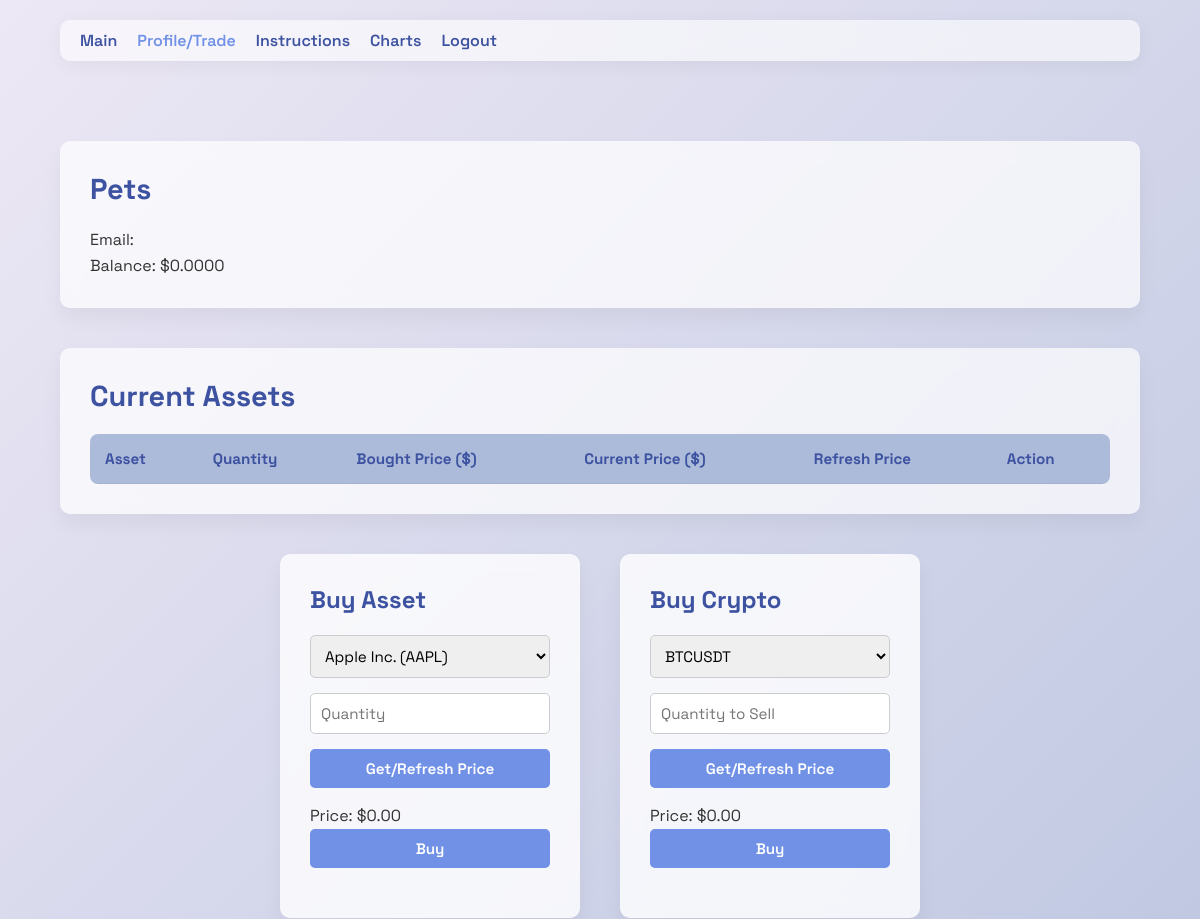
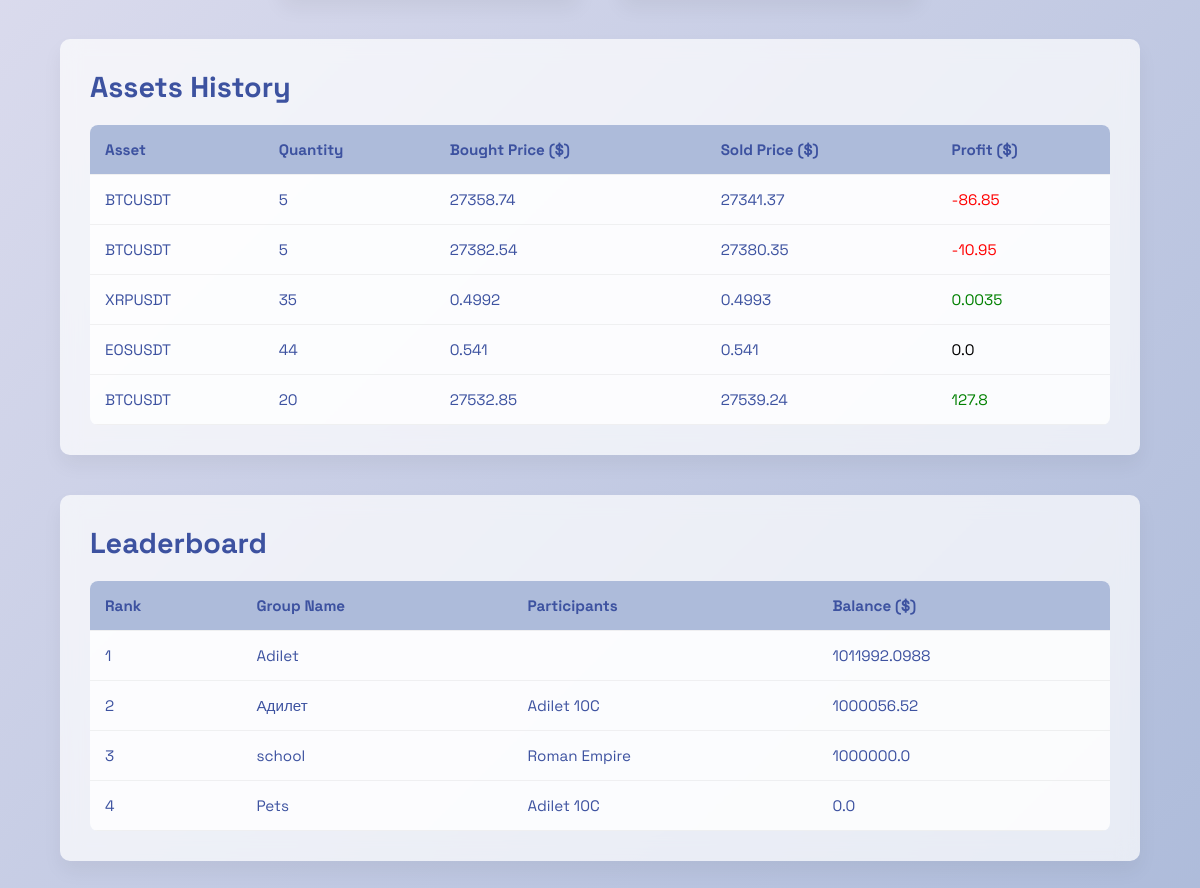
The app's page /profile/ (signed in) with its own data (2 pictures, top to bottom).
### mainapp/models.py (models this page shows)
class UserProfile(models.Model):
    user = models.ForeignKey(User, on_delete=models.CASCADE)
    name = models.CharField(max_length=100, blank=True)
    email = models.CharField(max_length=200, blank=True)
    stocks = models.ManyToManyField(Stocks, blank=True)
    participants = models.CharField(max_length=200, blank=True)
    is_group = models.BooleanField(default=False)
    balance = models.FloatField(max_length=20, default=1000000)

class Stocks(models.Model):
    user = models.ForeignKey(User, on_delete=models.CASCADE, null=True, blank=True)
    title = models.CharField(max_length=20, blank=True)
    quantity = models.IntegerField()
    bought_price = models.FloatField(max_length=20, null=True)
    sold_price = models.FloatField(max_length=20, blank=True, null=True)
    profit = models.FloatField(max_length=20, blank=True, null=True)
    state = models.CharField(max_length=200)

### mainapp/views.py (the view, shortened to what this page needs)
# urls.py: path('profile/', views.profile, name='profile'),
@login_required(login_url='login')
def profile(request):
    userprofile = UserProfile.objects.get(user=request.user)
    active_user_stocks = Stocks.objects.filter(user=request.user, state='active')
    history_user_stocks = Stocks.objects.filter(user=request.user, state='sold')
    userprofiles = UserProfile.objects.all().order_by('-balance')
    error = ''
    context = {
        'userprofile': userprofile,
        'history_user_stocks': history_user_stocks,
        'active_user_stocks': active_user_stocks,
        'userprofiles': userprofiles,
        'error': error
    }
    return render(request, 'profile.html', context)

### mainapp/templates/profile.html (shortened to what this page needs)
{% load static %}
<!DOCTYPE html>
<html lang="en">
<head>
</head>
<body>
<nav>
    <a href="{% url 'index' %}">Main</a>
    <a href="{% url 'profile' %}" style="color:#7091E6;">Profile/Trade</a>
    <a href="{% url 'instructions' %}">Instructions</a>
    <a href="{% url 'charts' %}">Charts</a>
    <a href="{% url 'logout' %}">Logout</a>
</nav>
<div class="row-container">
    <div class="user-info">
        <h2>{{ userprofile.name }}</h2>
        <p>Email: {{ userprofile.email }}</p>
        <p>Balance: ${{ userprofile.balance|floatformat:4 }}</p>
    </div>
    <div class="current-stocks">
        <h2>Current Assets</h2>
        <table>
            <thead>
                <tr>
                    <th>Asset</th>
                    <th>Quantity</th>
                    <th>Bought Price ($)</th>
                    <th>Current Price ($)</th>
                    <th>Refresh Price</th>
                    <th>Action</th>
                </tr>
            </thead>
        </table>
    </div>
    <div class="forms-container">
        <div class="form-section">
            <form action="{% url 'profile' %}" method="POST">
                <h2>Buy Asset</h2>
                <select name="assetsymbol" id="asset-symbol">
                    <option value="AAPL">Apple Inc. (AAPL)</option>
                </select>
                <input type="number" name="quantity" placeholder="Quantity" required>
                <button type="button" id="get-price-button">Get/Refresh Price</button>
                <p id="price-text">Price: $0.00</p>
                <button type="submit">Buy</button>
            </form>
        </div>
        <div class="form-section">
            <form action="{% url 'profile' %}" method="POST">
                <h2>Buy Crypto</h2>
                <select name="crypto-symbol" id="crypto-symbol">
                    <option value="BTCUSDT">BTCUSDT</option>
                </select>
                <input type="number" name="quantity" placeholder="Quantity to Sell" required>
                <button type="button" id="get-crypto-price-button">Get/Refresh Price</button>
                <p id="crypto-price-text">Price: $0.00</p>
                <button type="submit">Buy</button>
            </form>
        </div>
    </div>
    <div class="stocks-history">
        <h2>Assets History</h2>
        <table>
            <thead>
                <tr>
                    <th>Asset</th>
                    <th>Quantity</th>
                    <th>Bought Price ($)</th>
                    <th>Sold Price ($)</th>
                    <th>Profit ($)</th>
                </tr>
            </thead>
            <tbody>
                {% for stock in history_user_stocks reversed %}
                    <tr>
                        <td>{{ stock.title }}</td>
                        <td>{{ stock.quantity }}</td>
                        <td>{{ stock.bought_price }}</td>
                        <td>{{ stock.sold_price }}</td>
                        <td style="color: {% if stock.profit > 0 %}green{% elif stock.profit < 0 %}red{% else %}black{% endif %};">
                            {{ stock.profit }}
                        </td>
                    </tr>
                {% endfor %}
            </tbody>
        </table>
    </div>
    <div class="leaderboard">
        <h2>Leaderboard</h2>
        <table>
            <thead>
                <tr>
                    <th>Rank</th>
                    <th>Group Name</th>
                    <th>Participants</th>
                    <th>Balance ($)</th>
                </tr>
            </thead>
            <tbody>
                {% for userprofile in userprofiles %}
                    <tr>
                        <td>{{ forloop.counter }}</td>
                        <td>{{ userprofile.name }}</td>
                        <td>{{ userprofile.participants }}</td>
                        <td>{{ userprofile.balance }}</td>
                    </tr>
                {% endfor %}
            </tbody>
        </table>
    </div>
</div>
</body>
</html>

### mainapp/templates/profile.html (style rules this page uses)
html { scroll-behavior: smooth; }
* { margin: 0; padding: 0; box-sizing: border-box; font-family: 'Space Grotesk', sans-serif; }
body { background: linear-gradient(135deg, #EDE8F5 0%, #ADBBDa 100%); color: #3D52A0; overflow-x: hidden; }
a { color: inherit; text-decoration: none; transition: color 0.3s ease; }
nav { width: 90%; max-width: 1200px; margin: 20px auto 0 auto; background: rgba(255,255,255,0.6); backdrop-filter: blur(15px); display: flex; align-items: center; justify-content: flex-start; padding: 10px 20px; border-radius: 10px; box-shadow: 0 4px 20px rgba(0,0,0,0.05); position: sticky; top: 20px; z-index: 999; }
nav a { margin-right: 20px; font-weight: 600; color: #3D52A0; }
.row-container { width: 90%; max-width: 1200px; margin: 80px auto; }
h2 { font-size: 1.8rem; font-weight: 900; margin-bottom: 20px; color: #3D52A0; }
p { line-height: 1.6; color: #333; }
.user-info, .current-stocks, .buy-stock-form, .stocks-history, .leaderboard { background: rgba(255,255,255,0.7); backdrop-filter: blur(10px); border-radius: 10px; padding: 30px; margin-bottom: 40px; box-shadow: 0 10px 20px rgba(0,0,0,0.05); }
table { width: 100%; border-collapse: collapse; background: rgba(255,255,255,0.8); overflow: hidden; border-radius: 8px; }
table th, table td { padding: 15px; text-align: left; border-bottom: 1px solid rgba(0,0,0,0.05); font-size: 0.95rem; }
table th { background: #ADBBDa; color: #3D52A0; font-weight: 700; }
.forms-container { display: flex; justify-content: center; align-items: flex-start; gap: 40px; margin: 40px auto; text-align: left; }
.form-section { background: rgba(255, 255, 255, 0.8); backdrop-filter: blur(10px); border-radius: 10px; padding: 30px; box-shadow: 0 10px 20px rgba(0, 0, 0, 0.05); width: 300px; }
.form-section h2 { font-size: 1.5rem; font-weight: 700; color: #3D52A0; margin-bottom: 20px; }
.form-section select, .form-section input, .form-section button { width: 100%; padding: 10px; margin-bottom: 15px; font-size: 0.95rem; border: 1px solid #ccc; border-radius: 5px; }
.form-section button { background: #7091E6; color: white; font-weight: 600; border: none; cursor: pointer; transition: background 0.3s ease; }

### records on screen
UserProfile: name "Pets", balance "0.0000", participants "Adilet 10C", balance "0.0"
Stocks: title "BTCUSDT", quantity "5", bought_price "27358.74", sold_price "27341.37", profit "-86.85"
Stocks: title "BTCUSDT", quantity "5", bought_price "27382.54", sold_price "27380.35", profit "-10.95"
Stocks: title "XRPUSDT", quantity "35", bought_price "0.4992", sold_price "0.4993", profit "0.0035"
Stocks: title "EOSUSDT", quantity "44", bought_price "0.541", sold_price "0.541", profit "0.0"
Stocks: title "BTCUSDT", quantity "20", bought_price "27532.85", sold_price "27539.24", profit "127.8"
UserProfile: name "Adilet", balance "1011992.0988"
UserProfile: name "Адилет", participants "Adilet 10C", balance "1000056.52"
UserProfile: name "school", participants "Roman Empire", balance "1000000.0"
